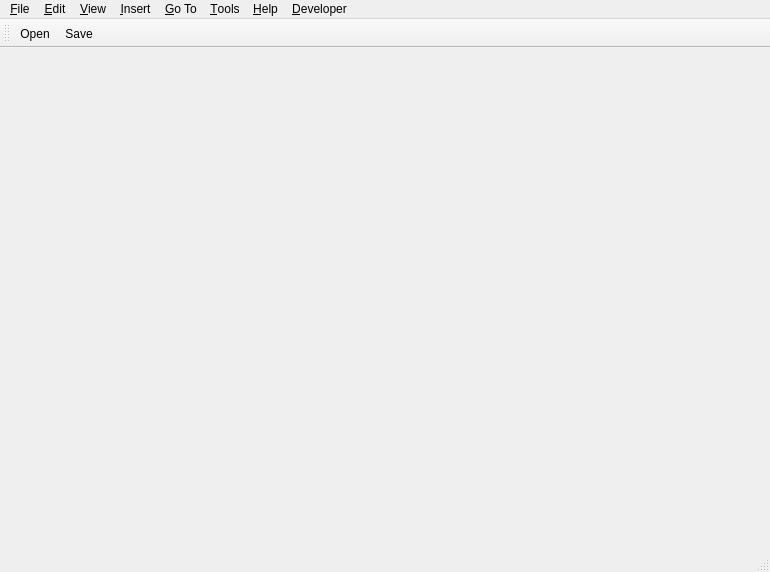
<?xml version="1.0" encoding="UTF-8"?>
<ui version="4.0">
 <class>PDFEditorMainWindow</class>
 <widget class="QMainWindow" name="PDFEditorMainWindow">
  <property name="geometry">
   <rect>
    <x>0</x>
    <y>0</y>
    <width>770</width>
    <height>572</height>
   </rect>
  </property>
  <property name="windowTitle">
   <string>PDF Editor</string>
  </property>
  <widget class="QWidget" name="centralWidget"/>
  <widget class="QMenuBar" name="menuBar">
   <property name="geometry">
    <rect>
     <x>0</x>
     <y>0</y>
     <width>770</width>
     <height>22</height>
    </rect>
   </property>
   <widget class="QMenu" name="menuFile">
    <property name="title">
     <string>&amp;File</string>
    </property>
    <addaction name="actionOpen"/>
    <addaction name="actionClose"/>
    <addaction name="actionAutomaticDocumentRefresh"/>
    <addaction name="separator"/>
    <addaction name="actionSave"/>
    <addaction name="actionSave_As"/>
    <addaction name="separator"/>
    <addaction name="actionSend_by_E_Mail"/>
    <addaction name="actionPrint"/>
    <addaction name="actionExportPageImages"/>
    <addaction name="actionMergePdfs"/>
    <addaction name="actionRender_to_Images"/>
    <addaction name="separator"/>
    <addaction name="actionProperties"/>
    <addaction name="separator"/>
    <addaction name="actionClearRecentFileHistory"/>
    <addaction name="separator"/>
    <addaction name="actionQuit"/>
   </widget>
   <widget class="QMenu" name="menuGoTo">
    <property name="title">
     <string>&amp;Go To</string>
    </property>
    <widget class="QMenu" name="menuBookmarkSettings">
     <property name="title">
      <string>Book&amp;mark Settings</string>
     </property>
     <addaction name="actionBookmarkExport"/>
     <addaction name="actionBookmarkImport"/>
     <addaction name="actionBookmarkAutoGenerate"/>
    </widget>
    <addaction name="actionGoToDocumentStart"/>
    <addaction name="actionGoToDocumentEnd"/>
    <addaction name="actionGoToPreviousPage"/>
    <addaction name="actionGoToNextPage"/>
    <addaction name="actionGoToPreviousLine"/>
    <addaction name="actionGoToNextLine"/>
    <addaction name="separator"/>
    <addaction name="actionBookmarkPage"/>
    <addaction name="actionGotoPreviousBookmark"/>
    <addaction name="actionGotoNextBookmark"/>
    <addaction name="menuBookmarkSettings"/>
   </widget>
   <widget class="QMenu" name="menuView">
    <property name="title">
     <string>&amp;View</string>
    </property>
    <widget class="QMenu" name="menuPage_Layout">
     <property name="title">
      <string>Page La&amp;yout</string>
     </property>
     <addaction name="actionPageLayoutSinglePage"/>
     <addaction name="actionPageLayoutContinuous"/>
     <addaction name="actionPageLayoutTwoPages"/>
     <addaction name="actionPageLayoutTwoColumns"/>
     <addaction name="separator"/>
     <addaction name="actionFirstPageOnRightSide"/>
    </widget>
    <widget class="QMenu" name="menuRendering_Options">
     <property name="title">
      <string>Re&amp;ndering Options</string>
     </property>
     <addaction name="actionRenderOptionAntialiasing"/>
     <addaction name="actionRenderOptionTextAntialiasing"/>
     <addaction name="actionRenderOptionSmoothPictures"/>
     <addaction name="actionRenderOptionIgnoreOptionalContentSettings"/>
     <addaction name="actionRenderOptionDisplayAnnotations"/>
     <addaction name="actionRenderOptionDisplayRenderTimes"/>
    </widget>
    <addaction name="menuPage_Layout"/>
    <addaction name="actionFullscreenMode"/>
    <addaction name="separator"/>
    <addaction name="menuRendering_Options"/>
    <addaction name="separator"/>
    <addaction name="actionRotateRight"/>
    <addaction name="actionRotateLeft"/>
    <addaction name="separator"/>
    <addaction name="actionZoom_In"/>
    <addaction name="actionZoom_Out"/>
    <addaction name="separator"/>
    <addaction name="actionFitPage"/>
    <addaction name="actionFitWidth"/>
    <addaction name="actionFitHeight"/>
    <addaction name="separator"/>
    <addaction name="actionColorInvert"/>
    <addaction name="actionColorGrayscale"/>
    <addaction name="actionColorHighContrast"/>
    <addaction name="actionColorBitonal"/>
    <addaction name="actionColorCustom"/>
   </widget>
   <widget class="QMenu" name="menuTools">
    <property name="title">
     <string>&amp;Tools</string>
    </property>
    <addaction name="actionMagnifier"/>
    <addaction name="actionScreenshot"/>
    <addaction name="actionExtractImage"/>
    <addaction name="separator"/>
    <addaction name="actionRendering_Errors"/>
    <addaction name="separator"/>
    <addaction name="actionOptions"/>
    <addaction name="actionResetToFactorySettings"/>
    <addaction name="separator"/>
    <addaction name="actionCertificateManager"/>
   </widget>
   <widget class="QMenu" name="menuHelp">
    <property name="title">
     <string>&amp;Help</string>
    </property>
    <addaction name="actionGetSource"/>
    <addaction name="actionBecomeASponsor"/>
    <addaction name="actionAbout"/>
   </widget>
   <widget class="QMenu" name="menuDeveloper">
    <property name="title">
     <string>&amp;Developer</string>
    </property>
    <addaction name="actionShow_Text_Blocks"/>
    <addaction name="actionShow_Text_Lines"/>
   </widget>
   <widget class="QMenu" name="menuEdit">
    <property name="title">
     <string>&amp;Edit</string>
    </property>
    <addaction name="actionUndo"/>
    <addaction name="actionRedo"/>
    <addaction name="separator"/>
    <addaction name="actionFind"/>
    <addaction name="actionFindPrevious"/>
    <addaction name="actionFindNext"/>
    <addaction name="separator"/>
    <addaction name="actionSelectText"/>
    <addaction name="actionCopyText"/>
    <addaction name="actionSelectTextAll"/>
    <addaction name="actionDeselectText"/>
    <addaction name="separator"/>
    <addaction name="actionSelectTable"/>
    <addaction name="separator"/>
    <addaction name="actionEncryption"/>
    <addaction name="actionOptimize"/>
    <addaction name="actionOptimizeImages"/>
    <addaction name="separator"/>
    <addaction name="actionSanitize"/>
    <addaction name="actionRemoveExternalLinks"/>
    <addaction name="actionPageGeometry"/>
    <addaction name="actionCreateBitonalDocument"/>
   </widget>
   <widget class="QMenu" name="menuInsert">
    <property name="title">
     <string>&amp;Insert</string>
    </property>
    <widget class="QMenu" name="menuSticky_Note">
     <property name="title">
      <string>Sticky &amp;Note</string>
     </property>
     <addaction name="actionStickyNoteComment"/>
     <addaction name="actionStickyNoteHelp"/>
     <addaction name="actionStickyNoteInsert"/>
     <addaction name="actionStickyNoteKey"/>
     <addaction name="actionStickyNoteNewParagraph"/>
     <addaction name="actionStickyNoteNote"/>
     <addaction name="actionStickyNoteParagraph"/>
    </widget>
    <widget class="QMenu" name="menuStamp">
     <property name="title">
      <string>&amp;Stamp</string>
     </property>
    </widget>
    <widget class="QMenu" name="menuTextHighlight">
     <property name="title">
      <string>Text Hi&amp;ghlight</string>
     </property>
     <addaction name="actionCreateTextHighlight"/>
     <addaction name="actionCreateTextUnderline"/>
     <addaction name="actionCreateTextStrikeout"/>
     <addaction name="actionCreateTextSquiggly"/>
    </widget>
    <widget class="QMenu" name="menuHyperlinkToThisPDF">
     <property name="title">
      <string>Hyperlink to this PDF</string>
     </property>
     <addaction name="actionCreateHyperlinkToThisPDFFit"/>
     <addaction name="actionCreateHyperlinkToThisPDFFitH"/>
     <addaction name="actionCreateHyperlinkToThisPDFFitV"/>
     <addaction name="actionCreateHyperlinkToThisPDFFitR"/>
     <addaction name="actionCreateHyperlinkToThisPDFFitB"/>
     <addaction name="actionCreateHyperlinkToThisPDFFitBH"/>
     <addaction name="actionCreateHyperlinkToThisPDFFitBV"/>
     <addaction name="actionCreateHyperlinkToThisPDFXYZ"/>
     <addaction name="actionCreateHyperlinkToThisPDFXYZInheritZoom"/>
    </widget>
    <addaction name="menuSticky_Note"/>
    <addaction name="actionCreateHyperlink"/>
    <addaction name="menuHyperlinkToThisPDF"/>
    <addaction name="actionInlineText"/>
    <addaction name="actionCreateStraightLine"/>
    <addaction name="actionCreatePolyline"/>
    <addaction name="actionCreateRectangle"/>
    <addaction name="actionCreatePolygon"/>
    <addaction name="actionCreateEllipse"/>
    <addaction name="actionCreateFreehandCurve"/>
    <addaction name="menuStamp"/>
    <addaction name="menuTextHighlight"/>
    <addaction name="separator"/>
    <addaction name="actionInsertPageNumbers"/>
   </widget>
   <addaction name="menuFile"/>
   <addaction name="menuEdit"/>
   <addaction name="menuView"/>
   <addaction name="menuInsert"/>
   <addaction name="menuGoTo"/>
   <addaction name="menuTools"/>
   <addaction name="menuHelp"/>
   <addaction name="menuDeveloper"/>
  </widget>
  <widget class="QToolBar" name="mainToolBar">
   <attribute name="toolBarArea">
    <enum>TopToolBarArea</enum>
   </attribute>
   <attribute name="toolBarBreak">
    <bool>false</bool>
   </attribute>
   <addaction name="actionOpen"/>
   <addaction name="actionSave"/>
  </widget>
  <widget class="QStatusBar" name="statusBar"/>
  <action name="actionOpen">
   <property name="icon">
    <iconset resource="pdf4qtlibgui.qrc">
     <normaloff>:/resources/open.svg</normaloff>:/resources/open.svg</iconset>
   </property>
   <property name="text">
    <string>&amp;Open...</string>
   </property>
  </action>
  <action name="actionClose">
   <property name="icon">
    <iconset resource="pdf4qtlibgui.qrc">
     <normaloff>:/resources/close.svg</normaloff>:/resources/close.svg</iconset>
   </property>
   <property name="text">
    <string>&amp;Close</string>
   </property>
  </action>
  <action name="actionQuit">
   <property name="icon">
    <iconset resource="pdf4qtlibgui.qrc">
     <normaloff>:/resources/quit.svg</normaloff>:/resources/quit.svg</iconset>
   </property>
   <property name="text">
    <string>&amp;Quit</string>
   </property>
  </action>
  <action name="actionPageLayoutSinglePage">
   <property name="checkable">
    <bool>true</bool>
   </property>
   <property name="text">
    <string>&amp;Single Page</string>
   </property>
   <property name="toolTip">
    <string>Single Page</string>
   </property>
   <property name="shortcut">
    <string>Ctrl+1</string>
   </property>
  </action>
  <action name="actionPageLayoutContinuous">
   <property name="checkable">
    <bool>true</bool>
   </property>
   <property name="text">
    <string>&amp;Continuous</string>
   </property>
   <property name="toolTip">
    <string>Continuous</string>
   </property>
   <property name="shortcut">
    <string>Ctrl+2</string>
   </property>
  </action>
  <action name="actionPageLayoutTwoPages">
   <property name="checkable">
    <bool>true</bool>
   </property>
   <property name="text">
    <string>Two &amp;Pages</string>
   </property>
   <property name="toolTip">
    <string>Two Pages</string>
   </property>
   <property name="shortcut">
    <string>Ctrl+3</string>
   </property>
  </action>
  <action name="actionPageLayoutTwoColumns">
   <property name="checkable">
    <bool>true</bool>
   </property>
   <property name="text">
    <string>&amp;Two columns</string>
   </property>
   <property name="toolTip">
    <string>Two columns</string>
   </property>
   <property name="shortcut">
    <string>Ctrl+4</string>
   </property>
  </action>
  <action name="actionFirstPageOnRightSide">
   <property name="checkable">
    <bool>true</bool>
   </property>
   <property name="text">
    <string>&amp;First page on right side</string>
   </property>
   <property name="toolTip">
    <string>First page on right side</string>
   </property>
   <property name="shortcut">
    <string>Ctrl+5</string>
   </property>
  </action>
  <action name="actionFullscreenMode">
   <property name="checkable">
    <bool>true</bool>
   </property>
   <property name="text">
    <string>&amp;Fullscreen Mode</string>
   </property>
   <property name="toolTip">
    <string>Fullscreen Mode</string>
   </property>
  </action>
  <action name="actionRendering_Errors">
   <property name="icon">
    <iconset resource="pdf4qtlibgui.qrc">
     <normaloff>:/resources/rendering-errors.svg</normaloff>:/resources/rendering-errors.svg</iconset>
   </property>
   <property name="text">
    <string>&amp;Rendering Errors...</string>
   </property>
   <property name="shortcut">
    <string>Ctrl+E</string>
   </property>
  </action>
  <action name="actionRenderOptionAntialiasing">
   <property name="checkable">
    <bool>true</bool>
   </property>
   <property name="text">
    <string>&amp;Antialiasing</string>
   </property>
   <property name="toolTip">
    <string>Antialiasing</string>
   </property>
  </action>
  <action name="actionRenderOptionTextAntialiasing">
   <property name="checkable">
    <bool>true</bool>
   </property>
   <property name="text">
    <string>&amp;Text Antialiasing</string>
   </property>
   <property name="toolTip">
    <string>Text Antialiasing</string>
   </property>
  </action>
  <action name="actionRenderOptionSmoothPictures">
   <property name="checkable">
    <bool>true</bool>
   </property>
   <property name="text">
    <string>&amp;Smooth Pictures</string>
   </property>
   <property name="toolTip">
    <string>Smooth Pictures</string>
   </property>
  </action>
  <action name="actionRenderOptionIgnoreOptionalContentSettings">
   <property name="checkable">
    <bool>true</bool>
   </property>
   <property name="text">
    <string>&amp;Ignore Optional Content Settings</string>
   </property>
   <property name="toolTip">
    <string>Ignore Optional Content Settings</string>
   </property>
  </action>
  <action name="actionOptions">
   <property name="icon">
    <iconset resource="pdf4qtlibgui.qrc">
     <normaloff>:/resources/settings.svg</normaloff>:/resources/settings.svg</iconset>
   </property>
   <property name="text">
    <string>&amp;Options...</string>
   </property>
   <property name="shortcut">
    <string>Ctrl+K</string>
   </property>
  </action>
  <action name="actionResetToFactorySettings">
   <property name="text">
    <string>Reset to &amp;Factory Settings</string>
   </property>
  </action>
  <action name="actionZoom_In">
   <property name="icon">
    <iconset resource="pdf4qtlibgui.qrc">
     <normaloff>:/resources/zoom-in.svg</normaloff>:/resources/zoom-in.svg</iconset>
   </property>
   <property name="text">
    <string>&amp;Zoom In</string>
   </property>
  </action>
  <action name="actionZoom_Out">
   <property name="icon">
    <iconset resource="pdf4qtlibgui.qrc">
     <normaloff>:/resources/zoom-out.svg</normaloff>:/resources/zoom-out.svg</iconset>
   </property>
   <property name="text">
    <string>Zoom &amp;Out</string>
   </property>
  </action>
  <action name="actionAbout">
   <property name="icon">
    <iconset resource="pdf4qtlibgui.qrc">
     <normaloff>:/resources/book.svg</normaloff>:/resources/book.svg</iconset>
   </property>
   <property name="text">
    <string>&amp;About...</string>
   </property>
  </action>
  <action name="actionFitPage">
   <property name="icon">
    <iconset resource="pdf4qtlibgui.qrc">
     <normaloff>:/resources/zoom-fit.svg</normaloff>:/resources/zoom-fit.svg</iconset>
   </property>
   <property name="text">
    <string>Fit &amp;Page</string>
   </property>
  </action>
  <action name="actionFitWidth">
   <property name="icon">
    <iconset resource="pdf4qtlibgui.qrc">
     <normaloff>:/resources/zoom-fit-horizontal.svg</normaloff>:/resources/zoom-fit-horizontal.svg</iconset>
   </property>
   <property name="text">
    <string>Fit &amp;Width</string>
   </property>
   <property name="shortcut">
    <string>W</string>
   </property>
  </action>
  <action name="actionFitHeight">
   <property name="icon">
    <iconset resource="pdf4qtlibgui.qrc">
     <normaloff>:/resources/zoom-fit-vertical.svg</normaloff>:/resources/zoom-fit-vertical.svg</iconset>
   </property>
   <property name="text">
    <string>&amp;Fit Height</string>
   </property>
   <property name="shortcut">
    <string>H</string>
   </property>
  </action>
  <action name="actionProperties">
   <property name="icon">
    <iconset resource="pdf4qtlibgui.qrc">
     <normaloff>:/resources/info.svg</normaloff>:/resources/info.svg</iconset>
   </property>
   <property name="text">
    <string>Prope&amp;rties...</string>
   </property>
  </action>
  <action name="actionSend_by_E_Mail">
   <property name="icon">
    <iconset resource="pdf4qtlibgui.qrc">
     <normaloff>:/resources/send-mail.svg</normaloff>:/resources/send-mail.svg</iconset>
   </property>
   <property name="text">
    <string>Send by &amp;E-Mail...</string>
   </property>
  </action>
  <action name="actionShow_Text_Blocks">
   <property name="checkable">
    <bool>true</bool>
   </property>
   <property name="text">
    <string>Show Text &amp;Blocks</string>
   </property>
  </action>
  <action name="actionShow_Text_Lines">
   <property name="checkable">
    <bool>true</bool>
   </property>
   <property name="text">
    <string>Show Text &amp;Lines</string>
   </property>
  </action>
  <action name="actionFind">
   <property name="icon">
    <iconset resource="pdf4qtlibgui.qrc">
     <normaloff>:/resources/find.svg</normaloff>:/resources/find.svg</iconset>
   </property>
   <property name="text">
    <string>&amp;Find</string>
   </property>
  </action>
  <action name="actionFindPrevious">
   <property name="icon">
    <iconset resource="pdf4qtlibgui.qrc">
     <normaloff>:/resources/find-previous.svg</normaloff>:/resources/find-previous.svg</iconset>
   </property>
   <property name="text">
    <string>Fin&amp;d Previous</string>
   </property>
  </action>
  <action name="actionFindNext">
   <property name="icon">
    <iconset resource="pdf4qtlibgui.qrc">
     <normaloff>:/resources/find-next.svg</normaloff>:/resources/find-next.svg</iconset>
   </property>
   <property name="text">
    <string>Fi&amp;nd Next</string>
   </property>
  </action>
  <action name="actionSelectText">
   <property name="checkable">
    <bool>true</bool>
   </property>
   <property name="icon">
    <iconset resource="pdf4qtlibgui.qrc">
     <normaloff>:/resources/select-text.svg</normaloff>:/resources/select-text.svg</iconset>
   </property>
   <property name="text">
    <string>Select te&amp;xt</string>
   </property>
  </action>
  <action name="actionSelectTable">
   <property name="checkable">
    <bool>true</bool>
   </property>
   <property name="icon">
    <iconset resource="pdf4qtlibgui.qrc">
     <normaloff>:/resources/select-table.svg</normaloff>:/resources/select-table.svg</iconset>
   </property>
   <property name="text">
    <string>Select &amp;table</string>
   </property>
  </action>
  <action name="actionSelectTextAll">
   <property name="icon">
    <iconset resource="pdf4qtlibgui.qrc">
     <normaloff>:/resources/select-all-text.svg</normaloff>:/resources/select-all-text.svg</iconset>
   </property>
   <property name="text">
    <string>Select &amp;All</string>
   </property>
  </action>
  <action name="actionDeselectText">
   <property name="icon">
    <iconset resource="pdf4qtlibgui.qrc">
     <normaloff>:/resources/deselect-text.svg</normaloff>:/resources/deselect-text.svg</iconset>
   </property>
   <property name="text">
    <string>Dese&amp;lect</string>
   </property>
  </action>
  <action name="actionCopyText">
   <property name="icon">
    <iconset resource="pdf4qtlibgui.qrc">
     <normaloff>:/resources/copy-text.svg</normaloff>:/resources/copy-text.svg</iconset>
   </property>
   <property name="text">
    <string>&amp;Copy text</string>
   </property>
  </action>
  <action name="actionColorInvert">
   <property name="checkable">
    <bool>true</bool>
   </property>
   <property name="icon">
    <iconset resource="pdf4qtlibgui.qrc">
     <normaloff>:/resources/invert-colors.svg</normaloff>:/resources/invert-colors.svg</iconset>
   </property>
   <property name="text">
    <string>Color | &amp;Inverted</string>
   </property>
  </action>
  <action name="actionColorGrayscale">
   <property name="checkable">
    <bool>true</bool>
   </property>
   <property name="icon">
    <iconset resource="pdf4qtlibgui.qrc">
     <normaloff>:/resources/invert-colors.svg</normaloff>:/resources/invert-colors.svg</iconset>
   </property>
   <property name="text">
    <string>Color | &amp;Grayscale</string>
   </property>
  </action>
  <action name="actionColorHighContrast">
   <property name="checkable">
    <bool>true</bool>
   </property>
   <property name="icon">
    <iconset resource="pdf4qtlibgui.qrc">
     <normaloff>:/resources/invert-colors.svg</normaloff>:/resources/invert-colors.svg</iconset>
   </property>
   <property name="text">
    <string>Color | &amp;High Contrast</string>
   </property>
  </action>
  <action name="actionColorBitonal">
   <property name="checkable">
    <bool>true</bool>
   </property>
   <property name="icon">
    <iconset resource="pdf4qtlibgui.qrc">
     <normaloff>:/resources/invert-colors.svg</normaloff>:/resources/invert-colors.svg</iconset>
   </property>
   <property name="text">
    <string>Color | &amp;Monochromatic</string>
   </property>
  </action>
  <action name="actionColorCustom">
   <property name="checkable">
    <bool>true</bool>
   </property>
   <property name="icon">
    <iconset resource="pdf4qtlibgui.qrc">
     <normaloff>:/resources/invert-colors.svg</normaloff>:/resources/invert-colors.svg</iconset>
   </property>
   <property name="text">
    <string>Color | &amp;Custom</string>
   </property>
  </action>
  <action name="actionRotateRight">
   <property name="icon">
    <iconset resource="pdf4qtlibgui.qrc">
     <normaloff>:/resources/rotate-right.svg</normaloff>:/resources/rotate-right.svg</iconset>
   </property>
   <property name="text">
    <string>Rotate &amp;Right</string>
   </property>
  </action>
  <action name="actionRotateLeft">
   <property name="icon">
    <iconset resource="pdf4qtlibgui.qrc">
     <normaloff>:/resources/rotate-left.svg</normaloff>:/resources/rotate-left.svg</iconset>
   </property>
   <property name="text">
    <string>Rotate &amp;Left</string>
   </property>
  </action>
  <action name="actionPrint">
   <property name="icon">
    <iconset resource="pdf4qtlibgui.qrc">
     <normaloff>:/resources/print.svg</normaloff>:/resources/print.svg</iconset>
   </property>
   <property name="text">
    <string>&amp;Print...</string>
   </property>
  </action>
  <action name="actionExportPageImages">
   <property name="text">
    <string>Export Page(s) as &amp;Images...</string>
   </property>
  </action>
  <action name="actionMergePdfs">
   <property name="text">
    <string>&amp;Merge PDFs...</string>
   </property>
  </action>
  <action name="actionRender_to_Images">
   <property name="text">
    <string>Render to &amp;Images...</string>
   </property>
  </action>
  <action name="actionMagnifier">
   <property name="checkable">
    <bool>true</bool>
   </property>
   <property name="icon">
    <iconset resource="pdf4qtlibgui.qrc">
     <normaloff>:/resources/magnifier.svg</normaloff>:/resources/magnifier.svg</iconset>
   </property>
   <property name="text">
    <string>&amp;Magnifier</string>
   </property>
   <property name="toolTip">
    <string>Magnifier Tool</string>
   </property>
  </action>
  <action name="actionScreenshot">
   <property name="checkable">
    <bool>true</bool>
   </property>
   <property name="icon">
    <iconset resource="pdf4qtlibgui.qrc">
     <normaloff>:/resources/screenshot-tool.svg</normaloff>:/resources/screenshot-tool.svg</iconset>
   </property>
   <property name="text">
    <string>&amp;Screenshot</string>
   </property>
  </action>
  <action name="actionExtractImage">
   <property name="checkable">
    <bool>true</bool>
   </property>
   <property name="icon">
    <iconset resource="pdf4qtlibgui.qrc">
     <normaloff>:/resources/extract-image.svg</normaloff>:/resources/extract-image.svg</iconset>
   </property>
   <property name="text">
    <string>&amp;Extract Image</string>
   </property>
  </action>
  <action name="actionRenderOptionDisplayAnnotations">
   <property name="checkable">
    <bool>true</bool>
   </property>
   <property name="text">
    <string>&amp;Display Annotations</string>
   </property>
   <property name="toolTip">
    <string>Display Annotations</string>
   </property>
  </action>
  <action name="actionUndo">
   <property name="icon">
    <iconset resource="pdf4qtlibgui.qrc">
     <normaloff>:/resources/undo.svg</normaloff>:/resources/undo.svg</iconset>
   </property>
   <property name="text">
    <string>&amp;Undo</string>
   </property>
  </action>
  <action name="actionRedo">
   <property name="icon">
    <iconset resource="pdf4qtlibgui.qrc">
     <normaloff>:/resources/redo.svg</normaloff>:/resources/redo.svg</iconset>
   </property>
   <property name="text">
    <string>&amp;Redo</string>
   </property>
  </action>
  <action name="actionOptimize">
   <property name="icon">
    <iconset resource="pdf4qtlibgui.qrc">
     <normaloff>:/resources/optimize.svg</normaloff>:/resources/optimize.svg</iconset>
   </property>
   <property name="text">
    <string>&amp;Optimize...</string>
   </property>
   <property name="statusTip">
    <string>Optimizes document to reduce file size.</string>
   </property>
  </action>
  <action name="actionOptimizeImages">
   <property name="icon">
    <iconset resource="pdf4qtlibgui.qrc">
     <normaloff>:/resources/optimize.svg</normaloff>:/resources/optimize.svg</iconset>
   </property>
   <property name="text">
    <string>Optimize &amp;Images...</string>
   </property>
   <property name="statusTip">
    <string>Optimizes embedded images to reduce file size.</string>
   </property>
  </action>
  <action name="actionSave_As">
   <property name="icon">
    <iconset resource="pdf4qtlibgui.qrc">
     <normaloff>:/resources/save-as.svg</normaloff>:/resources/save-as.svg</iconset>
   </property>
   <property name="text">
    <string>Save &amp;As...</string>
   </property>
  </action>
  <action name="actionSave">
   <property name="icon">
    <iconset resource="pdf4qtlibgui.qrc">
     <normaloff>:/resources/save.svg</normaloff>:/resources/save.svg</iconset>
   </property>
   <property name="text">
    <string>&amp;Save</string>
   </property>
  </action>
  <action name="actionStickyNoteComment">
   <property name="checkable">
    <bool>true</bool>
   </property>
   <property name="text">
    <string>&amp;Comment</string>
   </property>
  </action>
  <action name="actionStickyNoteHelp">
   <property name="checkable">
    <bool>true</bool>
   </property>
   <property name="text">
    <string>&amp;Help</string>
   </property>
  </action>
  <action name="actionStickyNoteInsert">
   <property name="checkable">
    <bool>true</bool>
   </property>
   <property name="text">
    <string>&amp;Insert</string>
   </property>
  </action>
  <action name="actionStickyNoteKey">
   <property name="checkable">
    <bool>true</bool>
   </property>
   <property name="text">
    <string>&amp;Key</string>
   </property>
  </action>
  <action name="actionStickyNoteNewParagraph">
   <property name="checkable">
    <bool>true</bool>
   </property>
   <property name="text">
    <string>&amp;New Paragraph</string>
   </property>
  </action>
  <action name="actionStickyNoteNote">
   <property name="checkable">
    <bool>true</bool>
   </property>
   <property name="text">
    <string>No&amp;te</string>
   </property>
  </action>
  <action name="actionStickyNoteParagraph">
   <property name="checkable">
    <bool>true</bool>
   </property>
   <property name="text">
    <string>&amp;Paragraph</string>
   </property>
  </action>
  <action name="actionCreateHyperlink">
   <property name="checkable">
    <bool>true</bool>
   </property>
   <property name="icon">
    <iconset resource="pdf4qtlibgui.qrc">
     <normaloff>:/resources/hyperlink.svg</normaloff>:/resources/hyperlink.svg</iconset>
   </property>
   <property name="text">
    <string>&amp;Hyperlink</string>
   </property>
  </action>
  <action name="actionCreateHyperlinkToThisPDFFit">
   <property name="checkable">
    <bool>true</bool>
   </property>
   <property name="text">
    <string>Fit Page</string>
   </property>
  </action>
  <action name="actionCreateHyperlinkToThisPDFFitH">
   <property name="checkable">
    <bool>true</bool>
   </property>
   <property name="text">
    <string>Fit Page Horizontally</string>
   </property>
  </action>
  <action name="actionCreateHyperlinkToThisPDFFitV">
   <property name="checkable">
    <bool>true</bool>
   </property>
   <property name="text">
    <string>Fit Page Vertically</string>
   </property>
  </action>
  <action name="actionCreateHyperlinkToThisPDFFitR">
   <property name="checkable">
    <bool>true</bool>
   </property>
   <property name="text">
    <string>Fit Rectangle</string>
   </property>
  </action>
  <action name="actionCreateHyperlinkToThisPDFFitB">
   <property name="checkable">
    <bool>true</bool>
   </property>
   <property name="text">
    <string>Fit Bounding Box</string>
   </property>
  </action>
  <action name="actionCreateHyperlinkToThisPDFFitBH">
   <property name="checkable">
    <bool>true</bool>
   </property>
   <property name="text">
    <string>Fit Bounding Box Horizontally</string>
   </property>
  </action>
  <action name="actionCreateHyperlinkToThisPDFFitBV">
   <property name="checkable">
    <bool>true</bool>
   </property>
   <property name="text">
    <string>Fit Bounding Box Vertically</string>
   </property>
  </action>
  <action name="actionCreateHyperlinkToThisPDFXYZ">
   <property name="checkable">
    <bool>true</bool>
   </property>
   <property name="text">
    <string>XYZ</string>
   </property>
  </action>
  <action name="actionCreateHyperlinkToThisPDFXYZInheritZoom">
   <property name="checkable">
    <bool>true</bool>
   </property>
   <property name="text">
    <string>XYZ (Inherit Zoom)</string>
   </property>
  </action>
  <action name="actionInlineText">
   <property name="checkable">
    <bool>true</bool>
   </property>
   <property name="icon">
    <iconset resource="pdf4qtlibgui.qrc">
     <normaloff>:/resources/annot-inline-text.svg</normaloff>:/resources/annot-inline-text.svg</iconset>
   </property>
   <property name="text">
    <string>&amp;Inline text</string>
   </property>
  </action>
  <action name="actionInsertPageNumbers">
   <property name="checkable">
    <bool>true</bool>
   </property>
   <property name="icon">
    <iconset resource="pdf4qtlibgui.qrc">
     <normaloff>:/resources/insert-page-numbers.svg</normaloff>:/resources/insert-page-numbers.svg</iconset>
   </property>
   <property name="text">
    <string>Insert Page &amp;Numbers...</string>
   </property>
  </action>
  <action name="actionCreateStraightLine">
   <property name="checkable">
    <bool>true</bool>
   </property>
   <property name="icon">
    <iconset resource="pdf4qtlibgui.qrc">
     <normaloff>:/resources/annot-straight-line.svg</normaloff>:/resources/annot-straight-line.svg</iconset>
   </property>
   <property name="text">
    <string>Str&amp;aight Line</string>
   </property>
  </action>
  <action name="actionCreatePolyline">
   <property name="checkable">
    <bool>true</bool>
   </property>
   <property name="icon">
    <iconset resource="pdf4qtlibgui.qrc">
     <normaloff>:/resources/annot-polyline.svg</normaloff>:/resources/annot-polyline.svg</iconset>
   </property>
   <property name="text">
    <string>Pol&amp;yline</string>
   </property>
  </action>
  <action name="actionCreateRectangle">
   <property name="checkable">
    <bool>true</bool>
   </property>
   <property name="icon">
    <iconset resource="pdf4qtlibgui.qrc">
     <normaloff>:/resources/annot-rectangle.svg</normaloff>:/resources/annot-rectangle.svg</iconset>
   </property>
   <property name="text">
    <string>&amp;Rectangle</string>
   </property>
  </action>
  <action name="actionCreatePolygon">
   <property name="checkable">
    <bool>true</bool>
   </property>
   <property name="icon">
    <iconset resource="pdf4qtlibgui.qrc">
     <normaloff>:/resources/annot-polygon.svg</normaloff>:/resources/annot-polygon.svg</iconset>
   </property>
   <property name="text">
    <string>&amp;Polygon</string>
   </property>
  </action>
  <action name="actionCreateEllipse">
   <property name="checkable">
    <bool>true</bool>
   </property>
   <property name="icon">
    <iconset resource="pdf4qtlibgui.qrc">
     <normaloff>:/resources/annot-ellipse.svg</normaloff>:/resources/annot-ellipse.svg</iconset>
   </property>
   <property name="text">
    <string>&amp;Ellipse</string>
   </property>
  </action>
  <action name="actionCreateFreehandCurve">
   <property name="checkable">
    <bool>true</bool>
   </property>
   <property name="icon">
    <iconset resource="pdf4qtlibgui.qrc">
     <normaloff>:/resources/annot-freehand-curve.svg</normaloff>:/resources/annot-freehand-curve.svg</iconset>
   </property>
   <property name="text">
    <string>&amp;Freehand Curve</string>
   </property>
  </action>
  <action name="actionCreateTextHighlight">
   <property name="checkable">
    <bool>true</bool>
   </property>
   <property name="icon">
    <iconset resource="pdf4qtlibgui.qrc">
     <normaloff>:/resources/highlight.svg</normaloff>:/resources/highlight.svg</iconset>
   </property>
   <property name="text">
    <string>&amp;Highlight</string>
   </property>
  </action>
  <action name="actionCreateTextUnderline">
   <property name="checkable">
    <bool>true</bool>
   </property>
   <property name="icon">
    <iconset resource="pdf4qtlibgui.qrc">
     <normaloff>:/resources/underline.svg</normaloff>:/resources/underline.svg</iconset>
   </property>
   <property name="text">
    <string>&amp;Underline</string>
   </property>
  </action>
  <action name="actionCreateTextStrikeout">
   <property name="checkable">
    <bool>true</bool>
   </property>
   <property name="icon">
    <iconset resource="pdf4qtlibgui.qrc">
     <normaloff>:/resources/strikeout.svg</normaloff>:/resources/strikeout.svg</iconset>
   </property>
   <property name="text">
    <string>Stri&amp;keout</string>
   </property>
  </action>
  <action name="actionCreateTextSquiggly">
   <property name="checkable">
    <bool>true</bool>
   </property>
   <property name="icon">
    <iconset resource="pdf4qtlibgui.qrc">
     <normaloff>:/resources/squiggly.svg</normaloff>:/resources/squiggly.svg</iconset>
   </property>
   <property name="text">
    <string>&amp;Squiggly</string>
   </property>
  </action>
  <action name="actionGoToDocumentStart">
   <property name="icon">
    <iconset resource="pdf4qtlibgui.qrc">
     <normaloff>:/resources/previous-start.svg</normaloff>:/resources/previous-start.svg</iconset>
   </property>
   <property name="text">
    <string>Go to document &amp;start</string>
   </property>
  </action>
  <action name="actionGoToDocumentEnd">
   <property name="icon">
    <iconset resource="pdf4qtlibgui.qrc">
     <normaloff>:/resources/next-end.svg</normaloff>:/resources/next-end.svg</iconset>
   </property>
   <property name="text">
    <string>Go to document &amp;end</string>
   </property>
  </action>
  <action name="actionGoToNextPage">
   <property name="icon">
    <iconset resource="pdf4qtlibgui.qrc">
     <normaloff>:/resources/next-page.svg</normaloff>:/resources/next-page.svg</iconset>
   </property>
   <property name="text">
    <string>Go to &amp;next page</string>
   </property>
  </action>
  <action name="actionGoToPreviousPage">
   <property name="icon">
    <iconset resource="pdf4qtlibgui.qrc">
     <normaloff>:/resources/previous-page.svg</normaloff>:/resources/previous-page.svg</iconset>
   </property>
   <property name="text">
    <string>Go to &amp;previous page</string>
   </property>
  </action>
  <action name="actionGoToNextLine">
   <property name="icon">
    <iconset resource="pdf4qtlibgui.qrc">
     <normaloff>:/resources/next.svg</normaloff>:/resources/next.svg</iconset>
   </property>
   <property name="text">
    <string>Go &amp;to next line</string>
   </property>
  </action>
  <action name="actionGoToPreviousLine">
   <property name="icon">
    <iconset resource="pdf4qtlibgui.qrc">
     <normaloff>:/resources/previous.svg</normaloff>:/resources/previous.svg</iconset>
   </property>
   <property name="text">
    <string>Go t&amp;o previous line</string>
   </property>
  </action>
  <action name="actionGetSource">
   <property name="icon">
    <iconset resource="pdf4qtlibgui.qrc">
     <normaloff>:/resources/web.svg</normaloff>:/resources/web.svg</iconset>
   </property>
   <property name="text">
    <string>&amp;Get Source</string>
   </property>
  </action>
  <action name="actionEncryption">
   <property name="icon">
    <iconset resource="pdf4qtlibgui.qrc">
     <normaloff>:/resources/encryption.svg</normaloff>:/resources/encryption.svg</iconset>
   </property>
   <property name="text">
    <string>&amp;Encryption...</string>
   </property>
  </action>
  <action name="actionCertificateManager">
   <property name="icon">
    <iconset resource="pdf4qtlibgui.qrc">
     <normaloff>:/resources/certificate-manager.svg</normaloff>:/resources/certificate-manager.svg</iconset>
   </property>
   <property name="text">
    <string>&amp;Certificates...</string>
   </property>
  </action>
  <action name="actionSanitize">
   <property name="icon">
    <iconset resource="pdf4qtlibgui.qrc">
     <normaloff>:/resources/sanitize-document.svg</normaloff>:/resources/sanitize-document.svg</iconset>
   </property>
   <property name="text">
    <string>&amp;Sanitize...</string>
   </property>
   <property name="toolTip">
    <string>Sanitize document to remove sensitive information.</string>
   </property>
  </action>
  <action name="actionRemoveExternalLinks">
   <property name="text">
    <string>Remove External &amp;Links</string>
   </property>
   <property name="toolTip">
    <string>Remove all external link annotations from the document.</string>
   </property>
  </action>
  <action name="actionPageGeometry">
   <property name="icon">
    <iconset resource="pdf4qtlibgui.qrc">
     <normaloff>:/resources/page.svg</normaloff>:/resources/page.svg</iconset>
   </property>
   <property name="text">
    <string>Page &amp;Geometry...</string>
   </property>
   <property name="toolTip">
    <string>Change page size, margins and content placement.</string>
   </property>
  </action>
  <action name="actionAutomaticDocumentRefresh">
   <property name="checkable">
    <bool>true</bool>
   </property>
   <property name="text">
    <string>Automatic &amp;Document Refresh</string>
   </property>
   <property name="statusTip">
    <string>Automatically reloads the document if a change made by an external program is detected.</string>
   </property>
  </action>
  <action name="actionBecomeASponsor">
   <property name="icon">
    <iconset resource="pdf4qtlibgui.qrc">
     <normaloff>:/resources/wallet.svg</normaloff>:/resources/wallet.svg</iconset>
   </property>
   <property name="text">
    <string>Become a &amp;Sponsor</string>
   </property>
  </action>
  <action name="actionCreateBitonalDocument">
   <property name="icon">
    <iconset resource="pdf4qtlibgui.qrc">
     <normaloff>:/resources/create-bitonal-document.svg</normaloff>:/resources/create-bitonal-document.svg</iconset>
   </property>
   <property name="text">
    <string>Create &amp;Bitonal Document...</string>
   </property>
   <property name="toolTip">
    <string>Create Bitonal Document</string>
   </property>
   <property name="statusTip">
    <string>Convert the colored images to monochromatic to create a bitonal document.</string>
   </property>
  </action>
  <action name="actionBookmarkPage">
   <property name="icon">
    <iconset resource="pdf4qtlibgui.qrc">
     <normaloff>:/resources/bookmark.svg</normaloff>:/resources/bookmark.svg</iconset>
   </property>
   <property name="text">
    <string>&amp;Bookmark Page</string>
   </property>
   <property name="toolTip">
    <string>Bookmark Page</string>
   </property>
   <property name="statusTip">
    <string>Bookmark page for fast navigation.</string>
   </property>
  </action>
  <action name="actionGotoNextBookmark">
   <property name="icon">
    <iconset resource="pdf4qtlibgui.qrc">
     <normaloff>:/resources/bookmark-next.svg</normaloff>:/resources/bookmark-next.svg</iconset>
   </property>
   <property name="text">
    <string>&amp;Go to Next Bookmark</string>
   </property>
   <property name="toolTip">
    <string>Go to Next Bookmark</string>
   </property>
   <property name="statusTip">
    <string>Navigates to the next bookmarked page.</string>
   </property>
  </action>
  <action name="actionGotoPreviousBookmark">
   <property name="icon">
    <iconset resource="pdf4qtlibgui.qrc">
     <normaloff>:/resources/bookmark-previous.svg</normaloff>:/resources/bookmark-previous.svg</iconset>
   </property>
   <property name="text">
    <string>Go to Previous Boo&amp;kmark</string>
   </property>
   <property name="toolTip">
    <string>Go to Previous Bookmark</string>
   </property>
   <property name="statusTip">
    <string>Navigates to the previous bookmarked page.</string>
   </property>
  </action>
  <action name="actionBookmarkExport">
   <property name="icon">
    <iconset resource="pdf4qtlibgui.qrc">
     <normaloff>:/resources/bookmark.svg</normaloff>:/resources/bookmark.svg</iconset>
   </property>
   <property name="text">
    <string>&amp;Export Bookmarks</string>
   </property>
   <property name="toolTip">
    <string>Export Bookmarks</string>
   </property>
   <property name="statusTip">
    <string>Export bookmarks to the file.</string>
   </property>
  </action>
  <action name="actionBookmarkImport">
   <property name="icon">
    <iconset resource="pdf4qtlibgui.qrc">
     <normaloff>:/resources/bookmark.svg</normaloff>:/resources/bookmark.svg</iconset>
   </property>
   <property name="text">
    <string>&amp;Import Bookmarks</string>
   </property>
   <property name="toolTip">
    <string>Import Bookmarks</string>
   </property>
   <property name="statusTip">
    <string>Import bookmarks from the file.</string>
   </property>
  </action>
  <action name="actionBookmarkAutoGenerate">
   <property name="checkable">
    <bool>true</bool>
   </property>
   <property name="icon">
    <iconset resource="pdf4qtlibgui.qrc">
     <normaloff>:/resources/bookmark.svg</normaloff>:/resources/bookmark.svg</iconset>
   </property>
   <property name="text">
    <string>&amp;Generate Bookmarks Automatically</string>
   </property>
   <property name="toolTip">
    <string>Generate Bookmarks Automatically</string>
   </property>
   <property name="statusTip">
    <string>If checked, bookmarks for main document chapters are generated automatically.</string>
   </property>
  </action>
  <action name="actionRenderOptionDisplayRenderTimes">
   <property name="checkable">
    <bool>true</bool>
   </property>
   <property name="text">
    <string>Display &amp;Render Times</string>
   </property>
   <property name="toolTip">
    <string>Display Render Times</string>
   </property>
   <property name="menuRole">
    <enum>QAction::MenuRole::NoRole</enum>
   </property>
  </action>
  <action name="actionClearRecentFileHistory">
   <property name="text">
    <string>Clear Recent File &amp;History</string>
   </property>
   <property name="menuRole">
    <enum>QAction::MenuRole::NoRole</enum>
   </property>
  </action>
 </widget>
 <layoutdefault spacing="6" margin="11"/>
 <resources>
  <include location="pdf4qtlibgui.qrc"/>
 </resources>
 <connections/>
</ui>
